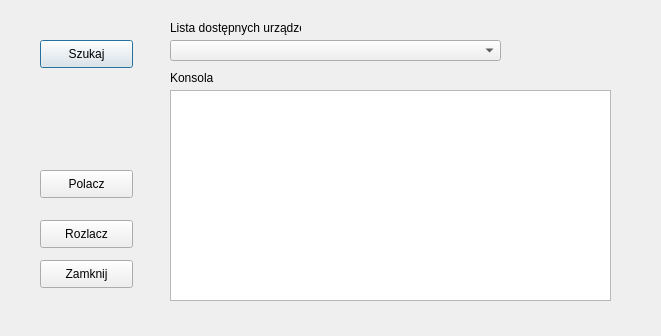
<?xml version="1.0" encoding="UTF-8"?>
<ui version="4.0">
 <class>Settings</class>
 <widget class="QDialog" name="Settings">
  <property name="geometry">
   <rect>
    <x>0</x>
    <y>0</y>
    <width>661</width>
    <height>336</height>
   </rect>
  </property>
  <property name="windowTitle">
   <string>Dialog</string>
  </property>
  <widget class="QPushButton" name="b_search">
   <property name="geometry">
    <rect>
     <x>40</x>
     <y>40</y>
     <width>93</width>
     <height>28</height>
    </rect>
   </property>
   <property name="text">
    <string>Szukaj</string>
   </property>
  </widget>
  <widget class="QPushButton" name="b_connect">
   <property name="geometry">
    <rect>
     <x>40</x>
     <y>170</y>
     <width>93</width>
     <height>28</height>
    </rect>
   </property>
   <property name="text">
    <string>Polacz</string>
   </property>
  </widget>
  <widget class="QPushButton" name="b_disconnect">
   <property name="geometry">
    <rect>
     <x>40</x>
     <y>220</y>
     <width>93</width>
     <height>28</height>
    </rect>
   </property>
   <property name="text">
    <string>Rozlacz</string>
   </property>
  </widget>
  <widget class="QComboBox" name="uart_list">
   <property name="geometry">
    <rect>
     <x>170</x>
     <y>40</y>
     <width>331</width>
     <height>21</height>
    </rect>
   </property>
  </widget>
  <widget class="QTextEdit" name="uart_term">
   <property name="geometry">
    <rect>
     <x>170</x>
     <y>90</y>
     <width>441</width>
     <height>211</height>
    </rect>
   </property>
  </widget>
  <widget class="QLabel" name="label">
   <property name="geometry">
    <rect>
     <x>170</x>
     <y>70</y>
     <width>55</width>
     <height>16</height>
    </rect>
   </property>
   <property name="text">
    <string>Konsola</string>
   </property>
  </widget>
  <widget class="QLabel" name="label_2">
   <property name="geometry">
    <rect>
     <x>170</x>
     <y>20</y>
     <width>131</width>
     <height>16</height>
    </rect>
   </property>
   <property name="text">
    <string>Lista dostępnych urządzeń</string>
   </property>
  </widget>
  <widget class="QPushButton" name="b_close">
   <property name="geometry">
    <rect>
     <x>40</x>
     <y>260</y>
     <width>93</width>
     <height>28</height>
    </rect>
   </property>
   <property name="text">
    <string>Zamknij</string>
   </property>
  </widget>
 </widget>
 <resources/>
 <connections/>
</ui>
